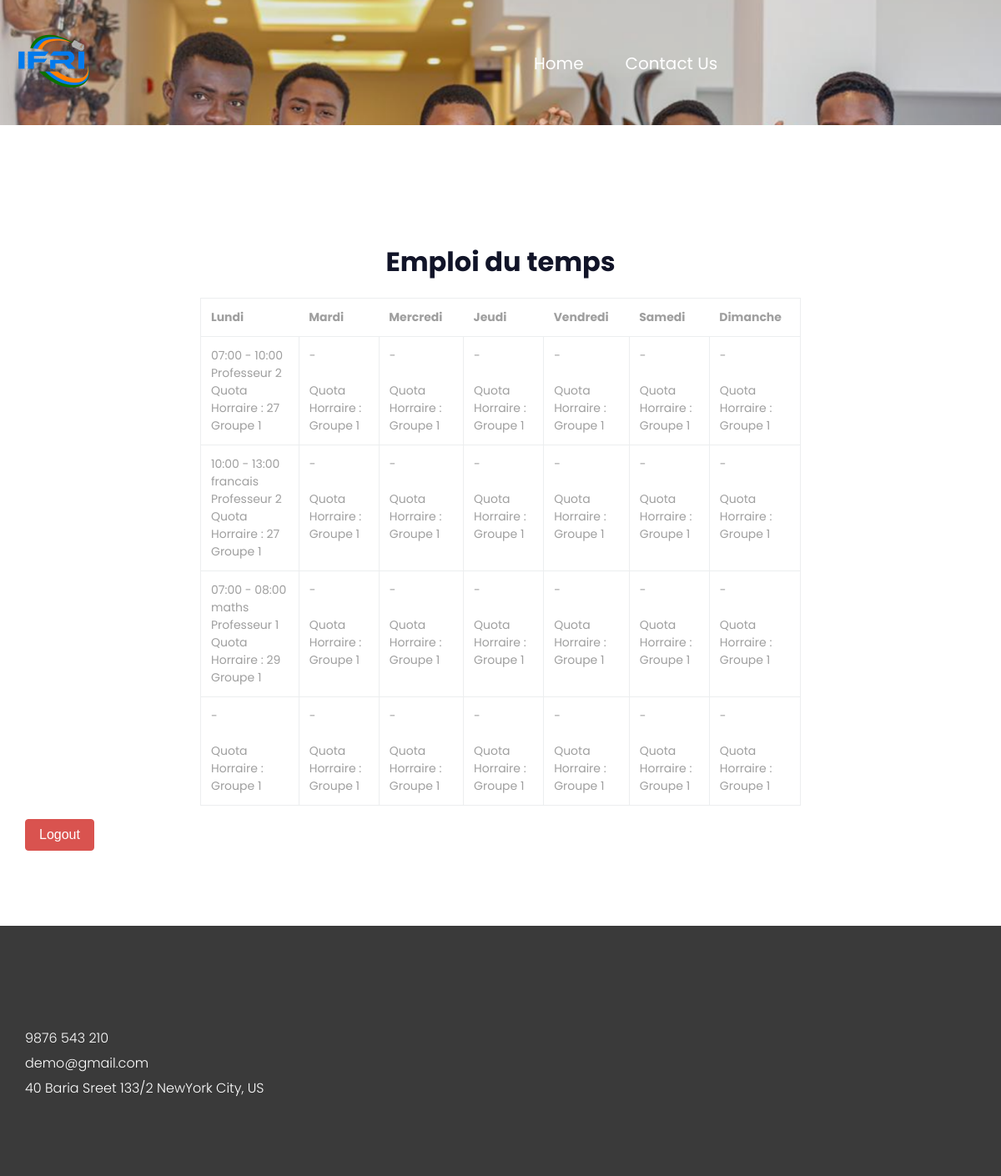
Before: /dashboard/ (signed in) with the older database file.
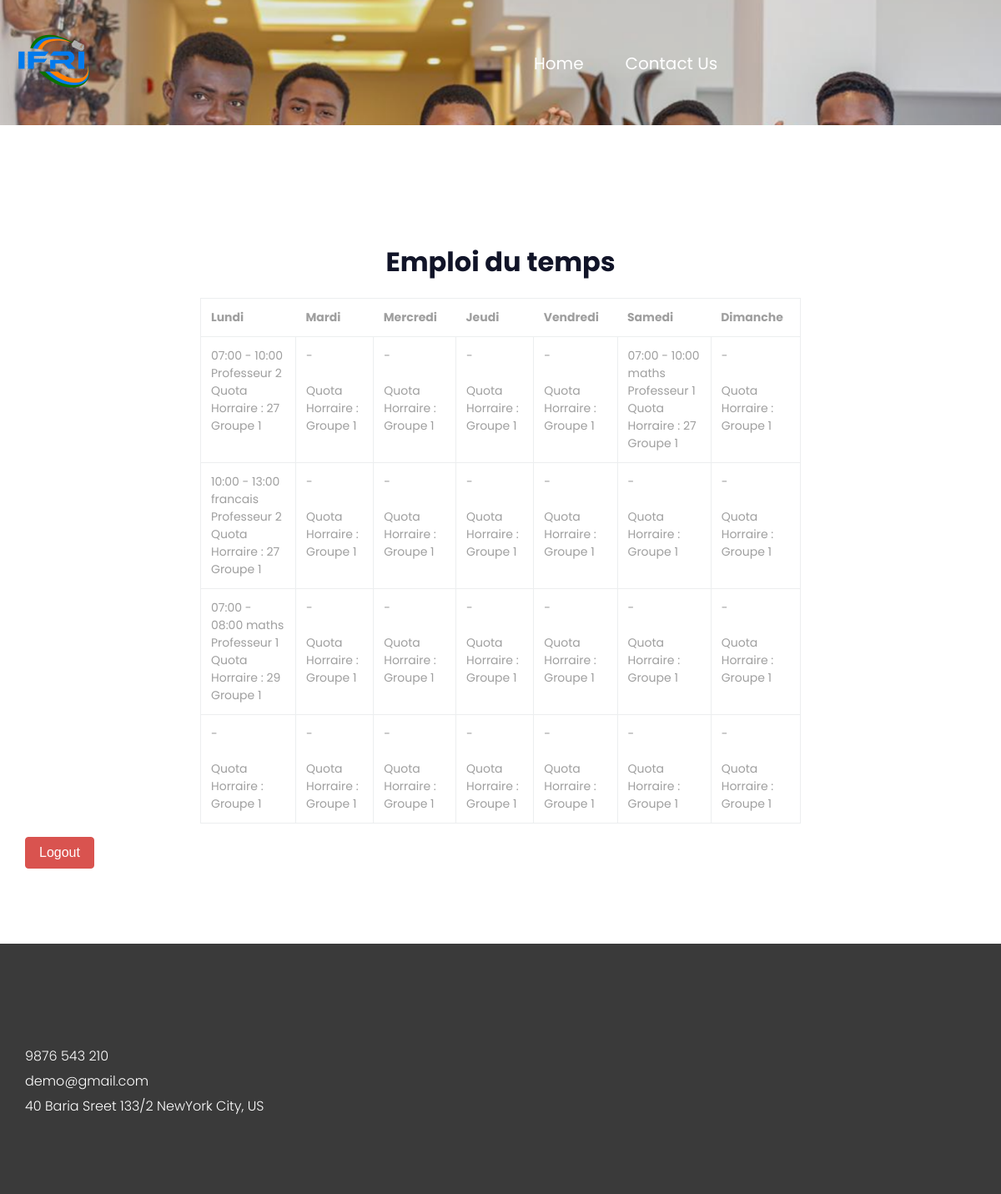
After: the same page with the newer database file.
### inscription/models.py (models this page shows, shortened)
class NouveauEmploi_L1(models.Model):
    emploi = models.ForeignKey(Emploi, on_delete=models.CASCADE)
    jour = models.CharField(max_length=10, choices=JOUR_CHOICES)
    heure_debut = models.TimeField(verbose_name=_('Heure de début'))
    heure_fin = models.TimeField(verbose_name=_('Heure de fin'))
    duree_cours = models.IntegerField(default=0)
    actif = models.BooleanField(default=False)
    salle = models.CharField(choices=SALLES_CHOICES,
                             max_length=50, default='IRAN1')
    groupe = models.CharField(choices=GROUPES_CHOICES,
                              max_length=50, default='Groupe 1')
    class Meta:
        verbose_name = _('Nouvel emploi Licence 1')
        verbose_name_plural = _('Nouveaux emplois Licence 1')

class Emploi(models.Model):
    cours = models.CharField(
        max_length=50, choices=COURS_CHOICES, default='maths', null=False)
    professeur = models.CharField(
        max_length=50, choices=PROFESSEUR_CHOICES, default='prof1')
    quota_total = models.IntegerField(default=30)
    quota_restante = models.IntegerField(default=30)

### inscription/views.py (the view)
# urls.py: path('dashboard/', dashboard, name='dashboard'),
@login_required(login_url='connexion')
def dashboard(request):
    user = request.user
    if user.groups.filter(name='Licence 1').exists():
        NouveauEmploi = NouveauEmploi_L1
    elif user.groups.filter(name='Licence 2').exists():
        NouveauEmploi = NouveauEmploi_L2
    elif user.groups.filter(name='Licence 3').exists():
        NouveauEmploi = NouveauEmploi_L3
    elif user.groups.filter(name='Master 1').exists():
        NouveauEmploi = NouveauEmploi_M1
    elif user.groups.filter(name='Master 2').exists():
        NouveauEmploi = NouveauEmploi_M2
    cours_lundi = NouveauEmploi.objects.filter(jour='lundi', actif=True)
    cours_mardi = NouveauEmploi.objects.filter(jour='mardi', actif=True)
    cours_mercredi = NouveauEmploi.objects.filter(jour='mercredi', actif=True)
    cours_jeudi = NouveauEmploi.objects.filter(jour='jeudi', actif=True)
    cours_vendredi = NouveauEmploi.objects.filter(jour='vendredi', actif=True)
    cours_samedi = NouveauEmploi.objects.filter(jour='samedi', actif=True)
    cours_dimanche = NouveauEmploi.objects.filter(jour='dimanche', actif=True)
    context = {
        'lundi': cours_lundi,
        'mardi': cours_mardi,
        'mercredi': cours_mercredi,
        'jeudi': cours_jeudi,
        'vendredi': cours_vendredi,
        'samedi': cours_samedi,
        'dimanche': cours_dimanche,
    }
    return render(request, 'dashboard.html', context)

### inscription/templates/dashboard.html (shortened to what this page needs)
{% extends "base.html" %}
{% load static %}
{% block content %}
<header class="header">
   <div class="header_top_section">
      <div class="container">
         <div class="row">
            <div class="col-lg-3">
               <div class="full">
                  <div class="logo">
                     <a href="{% url 'index' %}"><img src="{% static 'images/logo.png' %}" alt="#" /></a>
                  </div>
               </div>
            </div>
            <div class="col-lg-9 site_information">
               <div class="full">
                  <div class="main_menu">
                     <nav class="navbar navbar-inverse navbar-toggleable-md">
                        <div class="collapse navbar-collapse justify-content-md-center" id="cloapediamenu">
                           <ul class="navbar-nav">
                              <li class="nav-item active">
                                 <a class="nav-link" href="{% url 'index' %}">Home</a>
                              </li>
                              <li class="nav-item">
                                 <a class="nav-link color-grey-hover" href="{% url 'contact' %}">Contact Us</a>
                              </li>
                           </ul>
                        </div>
                     </nav>
                  </div>
               </div>
            </div>
         </div>
      </div>
   </div>
</header>
<section class="layout_padding section">
   <div class="container">
      <div class="row">
         <div class="col-md-12">
            <div class="contact_section margin_top_30">
               <div class="row">
                  <div class="col-md-8 offset-md-2">
                     <div class="form_cont">
                        <div class="container mt-4">
                           <h1 class="text-center">Emploi du temps</h1>
                           <div class="table-responsive">
                              <table class="table table-bordered">
                                 <thead>
                                    <tr>
                                       <th scope="col">Lundi</th>
                                       <th scope="col">Mardi</th>
                                       <th scope="col">Mercredi</th>
                                       <th scope="col">Jeudi</th>
                                       <th scope="col">Vendredi</th>
                                       <th scope="col">Samedi</th>
                                       <th scope="col">Dimanche</th>
                                    </tr>
                                 </thead>
                                 <tbody>
                                    <tr>
                                       <td>
                                          {{ lundi.0.heure_debut }} - {{ lundi.0.heure_fin }} {{ lundi.0.emploi.licence }}
                                          <br>
                                          {{ lundi.0.emploi.professeur }} <br> Quota Horraire : {{ lundi.0.emploi.quota_restante }} <br> {{ lundi.0.groupe }}</td>
                                       <td>{{ mardi.0.heure_debut }} - {{ mardi.0.heure_fin }} {{ mardi.0.emploi.cours }}
                                          <br>
                                          {{ mardi.0.emploi.professeur }} <br> Quota Horraire : {{ mardi.0.emploi.quota_restante }}  <br> {{ lundi.0.groupe }} </td>
                                       <td>{{ mercredii.0.heure_debut }} - {{ mercredi.0.heure_fin }} {{ mercredi.0.emploi.cours }}
                                          <br>
                                          {{ mercredi.0.emploi.professeur }} <br> Quota Horraire : {{ mercredi.0.emploi.quota_restante }}  <br> {{ lundi.0.groupe }}</td>
                                       <td>{{ jeudi.0.heure_debut }} - {{ jeudi.0.heure_fin }} {{ jeudi.0.emploi.cours }}
                                          <br>
                                          {{ jeudi.0.emploi.professeur }} <br> Quota Horraire : {{ jeudi.0.emploi.quota_restante }}  <br> {{ lundi.0.groupe }}</td>
                                       <td>{{ Vendredi.0.heure_debut }} - {{ Vendredi.0.heure_fin }} {{ Vendredi.0.emploi.cours }}
                                          <br>
                                          {{Vendredi.emploi.professeur }} <br> Quota Horraire : {{ Vendredi.0.emploi.quota_restante }}  <br> {{ lundi.0.groupe }}</td>
                                       <td>{{ samedi.0.heure_debut }} - {{ samedi.0.heure_fin }} {{ samedi.0.emploi.cours }}
                                          <br>
                                          {{samedi.0.emploi.professeur }} <br> Quota Horraire : {{ samedi.0.emploi.quota_restante }}  <br> {{ lundi.0.groupe }}</td>
                                       <td>{{ dimanche.0.heure_debut }} - {{ dimanche.0.heure_fin }} {{ dimanche.0.emploi.cours }}
                                          <br>
                                          {{dimanche.0.emploi.professeur }} <br> Quota Horraire : {{ dimanche.0.emploi.quota_restante }}  <br> {{ lundi.0.groupe }}</td>
                                    </tr>
                                    <tr>
                                       <td>{{ lundi.1.heure_debut }} - {{ lundi.1.heure_fin }} {{ lundi.1.emploi.cours }}
                                          <br>
                                          {{ lundi.1.emploi.professeur }} <br> Quota Horraire : {{ lundi.1.emploi.quota_restante }}  <br> {{ lundi.0.groupe }}</td>
                                       <td>{{ mardi.0.heure_debut }} - {{ mardi.1.heure_fin }} {{ mardi.1.emploi.cours }}
                                          <br>
                                          {{ mardi.1.emploi.professeur }} <br> Quota Horraire : {{ mardi.1.emploi.quota_restante }}  <br> {{ lundi.0.groupe }}</td>
                                       <td>{{ mercredi.1.heure_debut }} - {{ mercredi.1.heure_fin }} {{ mercredi.1.emploi.cours }}
                                          <br>
                                          {{ mercredi.1.emploi.professeur }} <br> Quota Horraire : {{ mercredi.1.emploi.quota_restante }}  <br> {{ lundi.0.groupe }}</td>
                                       <td>{{ jeudi.1.heure_debut }} - {{ jeudi.1.heure_fin }} {{ jeudi.1.emploi.cours }}
                                          <br>
                                          {{ jeudi.1.emploi.professeur }} <br> Quota Horraire : {{ jeudi.1.emploi.quota_restante }}  <br> {{ lundi.0.groupe }} </td>
                                       <td>{{ Vendredi.1.heure_debut }} - {{ Vendredi.1.heure_fin }} {{ Vendredi.1.emploi.cours }}
                                          <br>
                                          {{Vendredi.1.emploi.professeur }} <br> Quota Horraire : {{ Vendredi.1.emploi.quota_restante }}  <br> {{ lundi.0.groupe }} </td>
                                       <td>{{ samedi.1.heure_debut }} - {{ samedi.1.heure_fin }} {{ samedi.1.emploi.cours }}
                                          <br>
                                          {{samedi.1.emploi.professeur }} <br> Quota Horraire : {{ samedi.1.emploi.quota_restante }}  <br> {{ lundi.0.groupe }} </td>
                                       <td>{{ dimanche.1.heure_debut }} - {{ dimanche.1.heure_fin }} {{ dimanche.1.emploi.cours }}
                                          <br>
                                          {{dimanche.1.emploi.professeur }} <br> Quota Horraire : {{ dimanche.1.emploi.quota_restante }}  <br> {{ lundi.0.groupe }} </td>
                                    </tr>
                                    <tr>
                                       <td>{{ lundi.2.heure_debut }} - {{ lundi.2.heure_fin }} {{ lundi.2.emploi.cours }}
                                          <br>
                                          {{ lundi.2.emploi.professeur }} <br> Quota Horraire : {{ lundi.2.emploi.quota_restante }}  <br> {{ lundi.0.groupe }} </td>
                                       <td>{{ mardi.0.heure_debut }} - {{ mardi.2.heure_fin }} {{ mardi.2.emploi.cours }}
                                          <br>
                                          {{ mardi.2.emploi.professeur }} <br> Quota Horraire : {{ mardi.2.emploi.quota_restante }} <br> {{ lundi.0.groupe }} </td>
                                       <td>{{ mercredi.2.heure_debut }} - {{ mercredi.2.heure_fin }} {{ mercredi.2.emploi.cours }}
                                          <br>
                                          {{ mercredi.2.emploi.professeur }} <br> Quota Horraire : {{ mercredi.2.emploi.quota_restante }}  <br> {{ lundi.0.groupe }} </td>
                                       <td>{{ jeudi.2.heure_debut }} - {{ jeudi.2.heure_fin }} {{ jeudi.2.emploi.cours }}
                                          <br>
                                          {{ jeudi.2.emploi.professeur }} <br> Quota Horraire : {{ jeudi.2.emploi.quota_restante }}  <br> {{ lundi.0.groupe }} </td>
                                       <td>{{ Vendredi.2.heure_debut }} - {{ Vendredi.2.heure_fin }} {{ Vendredi.2.emploi.cours }}
                                          <br>
                                          {{Vendredi.2.emploi.professeur }} <br> Quota Horraire : {{ Vendredi.2.emploi.quota_restante }} <br> {{ lundi.0.groupe }}</td>
                                       <td>{{ samedi.2.heure_debut }} - {{ samedi.2.heure_fin }} {{ samedi.2.emploi.cours }}
                                          <br>
                                          {{samedi.2.emploi.professeur }} <br> Quota Horraire : {{ samedi.2.emploi.quota_restante }} <br> {{ lundi.0.groupe }}</td>
                                       <td>{{ dimanche.2.heure_debut }} - {{ dimanche.2.heure_fin }} {{ dimanche.2.emploi.cours }}
                                          <br>
                                          {{dimanche.2.emploi.professeur }} <br> Quota Horraire : {{ dimanche.2.emploi.quota_restante }} <br> {{ lundi.0.groupe }}</td>
                                    </tr>
                                    <tr>
                                       <td>{{ lundi.3.heure_debut }} - {{ lundi.3.heure_fin }} {{ lundi.3.emploi.cours }}
                                          <br>
                                          {{ lundi.3.emploi.professeur }} <br> Quota Horraire : {{ lundi.3.emploi.quota_restante }}  <br> {{ lundi.0.groupe }}</td>
                                       <td>{{ mardi.0.heure_debut }} - {{ mardi.3.heure_fin }} {{ mardi.3.emploi.cours }}
                                          <br>
                                          {{ mardi.3.emploi.professeur }} <br> Quota Horraire : {{ mardi.3.emploi.quota_restante }}  <br> {{ lundi.0.groupe }}</td>
                                       <td>{{ mercredi.3.heure_debut }} - {{ mercredi.3.heure_fin }} {{ mercredi.3.emploi.cours }}
                                          <br>
                                          {{ mercredi.3.emploi.professeur }} <br> Quota Horraire : {{ mercredi.3.emploi.quota_restante }}  <br> {{ lundi.0.groupe }}</td>
                                       <td>{{ jeudi.3.heure_debut }} - {{ jeudi.3.heure_fin }} {{ jeudi.3.emploi.cours }}
                                          <br>
                                          {{ jeudi.3.emploi.professeur }} <br> Quota Horraire : {{ jeudi.3.emploi.quota_restante }}  <br> {{ lundi.0.groupe }}</td>
                                       <td>{{ Vendredi.3.heure_debut }} - {{ Vendredi.3.heure_fin }} {{ Vendredi.3.emploi.cours }}
                                          <br>
                                          {{Vendredi.3.emploi.professeur }} <br> Quota Horraire : {{ Vendredi.3.emploi.quota_restante }}  <br> {{ lundi.0.groupe }}</td>
                                       <td>{{ samedi.3.heure_debut }} - {{ samedi.3.heure_fin }} {{ samedi.3.emploi.cours }}
                                          <br>
                                          {{samedi.3.emploi.professeur }} <br> Quota Horraire : {{ samedi.3.emploi.quota_restante }}  <br> {{ lundi.0.groupe }}</td>
                                       <td>{{ dimanche.3.heure_debut }} - {{ dimanche.3.heure_fin }} {{ dimanche.3.emploi.cours }}
                                          <br>
                                          {{dimanche.3.emploi.professeur }} <br> Quota Horraire : {{ dimanche.3.emploi.quota_restante }}  <br> {{ lundi.0.groupe }}</td>
                                    </tr>
                                 </tbody>
                              </table>
                           </div>
                        </div>
                     </div>
                  </div>
               </div>
            </div>
         </div>
      </div>
      <a href="{% url 'deconnexion'  %}">
         <button class="btn btn-danger">Logout</button>
       </a>
   </div>
</section>
<footer class="footer layout_padding">
   <div class="container">
      <div class="row">
         <div class="col-md-4 col-sm-12">
            <div class="footer_link_heading">
               <div class="footer_menu margin_top_30">
                  <ul>
                     <li><a href="tel:9876543210">9876 543 210</a></li>
                     <li><a href="#">demo@gmail.com</a></li>
                     <li><a href="#">40 Baria Sreet 133/2 NewYork City, US</a></li>
                  </ul>
               </div>
            </div>
         </div>
      </div>
   </div>
</footer>
{% endblock %}

### inscription/templates/base.html (shortened to what this page needs)
{% load static %}
<!DOCTYPE html>
<html lang="en">
<head>
    <link href="{% static 'css/bootstrap.css' %}" rel="stylesheet">
    <link href="{% static 'css/font-awesome.min.css' %}" rel="stylesheet">
    <link href="{% static 'css/animate.css' %}" rel="stylesheet">
    <link href="{% static 'style.css' %}" rel="stylesheet">
    <link href="{% static 'css/responsive.css' %}" rel="stylesheet">
    <link href="{% static 'css/colors.css' %}" rel="stylesheet">
    <link href="{% static 'css/ekko-lightbox.css' %}" rel="stylesheet">
</head>
<body id="inner_page">
    {% block content %}{% endblock %}
</body>
</html>

Changed rows visible on the page:
added NouveauEmploi_L1: heure_debut "07:00", heure_fin "10:00", emploi.cours "maths", emploi.professeur "Professeur 1", emploi.quota_restante "27"
